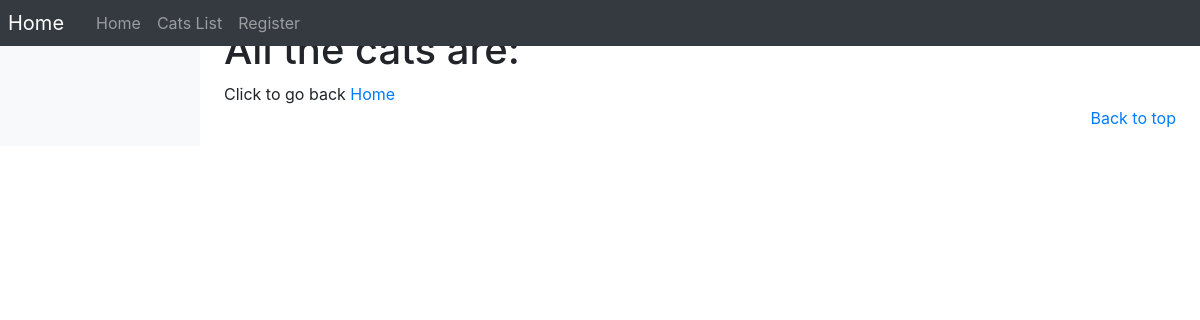
/cats/cats_list/, run on an earlier commit of the app's database.
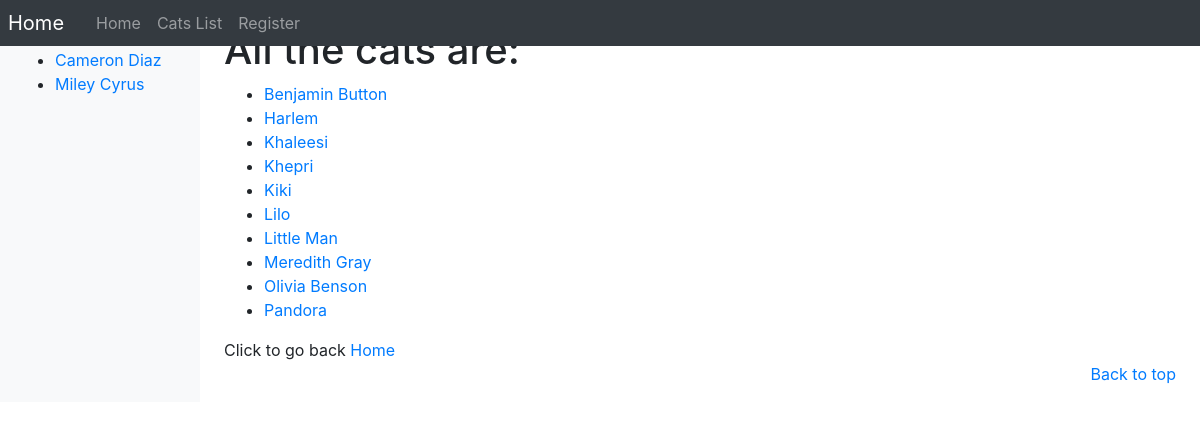
And on a later commit of the database.
### cats/models.py (models this page shows, shortened)
class Student(models.Model):
    DEFAULT_MAX_LEN = 128
    forename = models.CharField(max_length=DEFAULT_MAX_LEN)
    surname = models.CharField(max_length=DEFAULT_MAX_LEN)
    numCats = models.IntegerField(default=0)
    name_slug = models.SlugField(unique=True)

class Cat(models.Model):
    DEFAULT_MAX_LEN = 128
    name = models.CharField(max_length=DEFAULT_MAX_LEN)
    age = models.IntegerField(default=0)
    picture = models.ImageField(upload_to='profile_images', blank=True)
    owner = models.ForeignKey(Student, on_delete=models.CASCADE)
    cat_slug = models.SlugField(unique=True)

### cats/views.py (the view)
# urls.py: path('cats_list/', views.cats_list, name='cats'),
def cats_list(request):
    cats_list = Cat.objects.order_by('name')
    context_dict = {}
    context_dict['title'] = "All the cats are:"
    context_dict['cats'] = cats_list
    response = render(request, 'cats/cats.html', context=context_dict)
    return response

### cats/templatetags/cats_template_tags.py (called while the page is built)
@register.inclusion_tag('cats/students.html')
def get_student_list():
    return {'students': Student.objects.all()}

### templates/cats/cats.html (shortened to what this page needs)
{% extends 'cats/base.html' %}
{% load staticfiles %}
{% block body_block %}
    <h1>{{ title }} </h1>
    {% if cats %}
    <ul>
        {% for cat in cats %}
        <li><a href="{% url 'cats:cat_profile' cat.cat_slug %}">{{ cat.name }}</a></li>
        {% endfor %}
    </ul>
    {% endif %}
    Click to go back <a href="{% url 'cats:index' %}">Home</a>
{% endblock %}

### templates/cats/students.html
<ul>
    {% if students %}
    {% for student in students %}
    <li><a href="{% url 'cats:student_profile' student.name_slug %}">{{ student.forename }} {{ student.surname }}</a></li>
    {% endfor %}
    {% else %}
    <li><strong>There are no students.</strong></li>
    {% endif %}
</ul>

What changed in the data, as far as the page shows it:
added Student: forename "Cameron", surname "Diaz"
added Student: forename "Miley", surname "Cyrus"
added Cat: name "Benjamin Button"
added Cat: name "Harlem"
added Cat: name "Khaleesi"
added Cat: name "Khepri"
added Cat: name "Kiki"
added Cat: name "Lilo"
added Cat: name "Little Man"
added Cat: name "Meredith Gray"
added Cat: name "Olivia Benson"
added Cat: name "Pandora"
